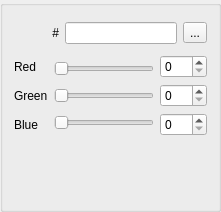
<?xml version="1.0" encoding="UTF-8"?>
<ui version="4.0">
 <class>ColorInputWidget</class>
 <widget class="QGroupBox" name="ColorInputWidget">
  <property name="geometry">
   <rect>
    <x>0</x>
    <y>0</y>
    <width>221</width>
    <height>212</height>
   </rect>
  </property>
  <layout class="QGridLayout" name="gridLayout">
   <item row="1" column="0" colspan="2">
    <widget class="QFrame" name="frame_InputMain">
     <property name="frameShape">
      <enum>QFrame::Shape::NoFrame</enum>
     </property>
     <property name="frameShadow">
      <enum>QFrame::Shadow::Raised</enum>
     </property>
     <layout class="QHBoxLayout" name="horizontalLayout_3">
      <property name="leftMargin">
       <number>0</number>
      </property>
      <property name="topMargin">
       <number>0</number>
      </property>
      <property name="rightMargin">
       <number>0</number>
      </property>
      <property name="bottomMargin">
       <number>0</number>
      </property>
      <item>
       <widget class="QFrame" name="frame_Labels">
        <property name="frameShape">
         <enum>QFrame::Shape::NoFrame</enum>
        </property>
        <property name="frameShadow">
         <enum>QFrame::Shadow::Raised</enum>
        </property>
        <layout class="QVBoxLayout" name="verticalLayout_5">
         <property name="leftMargin">
          <number>0</number>
         </property>
         <property name="topMargin">
          <number>0</number>
         </property>
         <property name="rightMargin">
          <number>0</number>
         </property>
         <property name="bottomMargin">
          <number>0</number>
         </property>
         <item>
          <widget class="QLabel" name="label_Red">
           <property name="text">
            <string>Red</string>
           </property>
          </widget>
         </item>
         <item>
          <widget class="QLabel" name="label_Green">
           <property name="text">
            <string>Green</string>
           </property>
          </widget>
         </item>
         <item>
          <widget class="QLabel" name="label_Blue">
           <property name="text">
            <string>Blue</string>
           </property>
          </widget>
         </item>
        </layout>
       </widget>
      </item>
      <item>
       <widget class="QFrame" name="frame_Sliders">
        <property name="frameShape">
         <enum>QFrame::Shape::NoFrame</enum>
        </property>
        <property name="frameShadow">
         <enum>QFrame::Shadow::Raised</enum>
        </property>
        <layout class="QVBoxLayout" name="verticalLayout_6">
         <property name="leftMargin">
          <number>0</number>
         </property>
         <property name="topMargin">
          <number>0</number>
         </property>
         <property name="rightMargin">
          <number>0</number>
         </property>
         <property name="bottomMargin">
          <number>0</number>
         </property>
         <item>
          <widget class="QSlider" name="slider_Red">
           <property name="maximum">
            <number>31</number>
           </property>
           <property name="pageStep">
            <number>4</number>
           </property>
           <property name="orientation">
            <enum>Qt::Orientation::Horizontal</enum>
           </property>
          </widget>
         </item>
         <item>
          <widget class="QSlider" name="slider_Green">
           <property name="maximum">
            <number>31</number>
           </property>
           <property name="pageStep">
            <number>4</number>
           </property>
           <property name="orientation">
            <enum>Qt::Orientation::Horizontal</enum>
           </property>
          </widget>
         </item>
         <item>
          <widget class="QSlider" name="slider_Blue">
           <property name="maximum">
            <number>31</number>
           </property>
           <property name="pageStep">
            <number>4</number>
           </property>
           <property name="orientation">
            <enum>Qt::Orientation::Horizontal</enum>
           </property>
          </widget>
         </item>
        </layout>
       </widget>
      </item>
      <item>
       <widget class="QFrame" name="frame_SpinBoxes">
        <property name="frameShape">
         <enum>QFrame::Shape::NoFrame</enum>
        </property>
        <property name="frameShadow">
         <enum>QFrame::Shadow::Raised</enum>
        </property>
        <layout class="QVBoxLayout" name="verticalLayout_7">
         <property name="leftMargin">
          <number>0</number>
         </property>
         <property name="topMargin">
          <number>0</number>
         </property>
         <property name="rightMargin">
          <number>0</number>
         </property>
         <property name="bottomMargin">
          <number>0</number>
         </property>
         <item>
          <widget class="QSpinBox" name="spinBox_Red">
           <property name="maximum">
            <number>255</number>
           </property>
           <property name="singleStep">
            <number>8</number>
           </property>
          </widget>
         </item>
         <item>
          <widget class="QSpinBox" name="spinBox_Green">
           <property name="maximum">
            <number>255</number>
           </property>
           <property name="singleStep">
            <number>8</number>
           </property>
          </widget>
         </item>
         <item>
          <widget class="QSpinBox" name="spinBox_Blue">
           <property name="maximum">
            <number>255</number>
           </property>
           <property name="singleStep">
            <number>8</number>
           </property>
          </widget>
         </item>
        </layout>
       </widget>
      </item>
     </layout>
    </widget>
   </item>
   <item row="0" column="0">
    <widget class="QFrame" name="frame_ColorDisplay">
     <property name="minimumSize">
      <size>
       <width>32</width>
       <height>32</height>
      </size>
     </property>
     <property name="maximumSize">
      <size>
       <width>32</width>
       <height>32</height>
      </size>
     </property>
     <property name="frameShadow">
      <enum>QFrame::Shadow::Raised</enum>
     </property>
    </widget>
   </item>
   <item row="2" column="0">
    <spacer name="verticalSpacer">
     <property name="orientation">
      <enum>Qt::Orientation::Vertical</enum>
     </property>
     <property name="sizeHint" stdset="0">
      <size>
       <width>20</width>
       <height>40</height>
      </size>
     </property>
    </spacer>
   </item>
   <item row="0" column="1">
    <widget class="QFrame" name="frame_InputTop">
     <property name="frameShape">
      <enum>QFrame::Shape::NoFrame</enum>
     </property>
     <property name="frameShadow">
      <enum>QFrame::Shadow::Raised</enum>
     </property>
     <layout class="QGridLayout" name="gridLayout_3">
      <property name="leftMargin">
       <number>0</number>
      </property>
      <property name="topMargin">
       <number>0</number>
      </property>
      <property name="rightMargin">
       <number>0</number>
      </property>
      <property name="bottomMargin">
       <number>0</number>
      </property>
      <item row="0" column="0">
       <widget class="QFrame" name="frame_Hex">
        <property name="frameShape">
         <enum>QFrame::Shape::NoFrame</enum>
        </property>
        <property name="frameShadow">
         <enum>QFrame::Shadow::Raised</enum>
        </property>
        <layout class="QFormLayout" name="formLayout_3">
         <property name="leftMargin">
          <number>0</number>
         </property>
         <property name="topMargin">
          <number>0</number>
         </property>
         <property name="rightMargin">
          <number>0</number>
         </property>
         <property name="bottomMargin">
          <number>0</number>
         </property>
         <item row="0" column="0">
          <widget class="QLabel" name="label_Hex">
           <property name="text">
            <string>#</string>
           </property>
           <property name="alignment">
            <set>Qt::AlignmentFlag::AlignRight|Qt::AlignmentFlag::AlignTrailing|Qt::AlignmentFlag::AlignVCenter</set>
           </property>
          </widget>
         </item>
         <item row="0" column="1">
          <widget class="QLineEdit" name="lineEdit_Hex"/>
         </item>
        </layout>
       </widget>
      </item>
      <item row="0" column="1">
       <widget class="QToolButton" name="button_Eyedrop">
        <property name="text">
         <string>...</string>
        </property>
        <property name="icon">
         <iconset resource="../resources/images.qrc">
          <normaloff>:/icons/pipette.ico</normaloff>:/icons/pipette.ico</iconset>
        </property>
       </widget>
      </item>
     </layout>
    </widget>
   </item>
  </layout>
 </widget>
 <resources>
  <include location="../resources/images.qrc"/>
 </resources>
 <connections/>
</ui>
